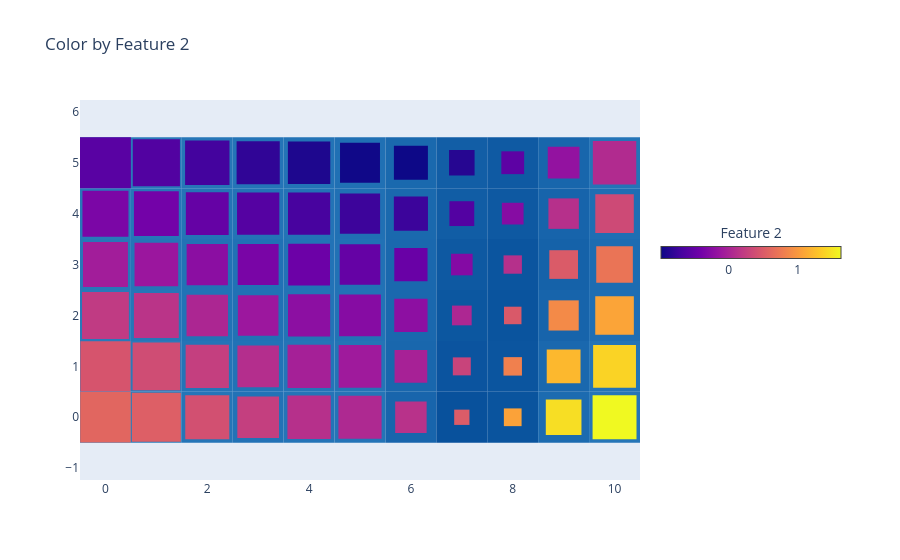

Write notebook code for a chart like this one.
### Code cell
basin.pond() \
    .pad_layer(gap="nogap", color_by=dict(feature_idx=1), colorscale="plasma") \
    .visualize(title="Color by Feature 2");

### Figure 1 — Plotly figure (JSON) as saved in the notebook; plotly's stock layout.template omitted (floating-point values rounded to 4 significant figures)
{"data": [{"hoverinfo": "none", "marker": {"cmax": 1.629, "cmin": -0.9754, "color": [-0.9754], "colorbar": {"len": 200, "lenmode": "pixels", "orientation": "h", "thickness": 12, "title": {"side": "top", "text": "Feature 2"}, "x": 1.02, "xanchor": "left", "y": 0.6, "yanchor": "middle"}, "colorscale": [[0, "#0d0887"], [0.1111, "#46039f"], [0.2222, "#7201a8"], [0.3333, "#9c179e"], [0.4444, "#bd3786"], [0.5556, "#d8576b"], [0.6667, "#ed7953"], [0.7778, "#fb9f3a"], [0.8889, "#fdca26"], [1, "#f0f921"]], "showscale": true}, "mode": "markers", "showlegend": false, "type": "scatter", "x": [null], "y": [null]}], "layout": {"autosize": true, "legend": {"x": 1.02, "xanchor": "left", "y": 0, "yanchor": "bottom"}, "margin": {"r": 260}, "shapes": [{"fillcolor": "rgb(46, 126, 188)", "layer": "between", "line": {"width": 0}, "type": "rect", "x0": -0.5, "x1": 0.5, "xref": "x", "y0": -0.5, "y1": 0.5, "yref": "y"}, {"fillcolor": "rgb(44, 124, 186)", "layer": "between", "line": {"width": 0}, "type": "rect", "x0": 0.5, "x1": 1.5, "xref": "x", "y0": -0.5, "y1": 0.5, "yref": "y"}, {"fillcolor": "rgb(37, 117, 183)", "layer": "between", "line": {"width": 0}, "type": "rect", "x0": 1.5, "x1": 2.5, "xref": "x", "y0": -0.5, "y1": 0.5, "yref": "y"}, {"fillcolor": "rgb(34, 114, 182)", "layer": "between", "line": {"width": 0}, "type": "rect", "x0": 2.5, "x1": 3.5, "xref": "x", "y0": -0.5, "y1": 0.5, "yref": "y"}, {"fillcolor": "rgb(36, 116, 183)", "layer": "between", "line": {"width": 0}, "type": "rect", "x0": 3.5, "x1": 4.5, "xref": "x", "y0": -0.5, "y1": 0.5, "yref": "y"}, {"fillcolor": "rgb(36, 116, 183)", "layer": "between", "line": {"width": 0}, "type": "rect", "x0": 4.5, "x1": 5.5, "xref": "x", "y0": -0.5, "y1": 0.5, "yref": "y"}, {"fillcolor": "rgb(24, 101, 172)", "layer": "between", "line": {"width": 0}, "type": "rect", "x0": 5.5, "x1": 6.5, "xref": "x", "y0": -0.5, "y1": 0.5, "yref": "y"}, {"fillcolor": "rgb(8, 81, 156)", "layer": "between", "line": {"width": 0}, "type": "rect", "x0": 6.5, "x1": 7.5, "xref": "x", "y0": -0.5, "y1": 0.5, "yref": "y"}, {"fillcolor": "rgb(10, 84, 158)", "layer": "between", "line": {"width": 0}, "type": "rect", "x0": 7.5, "x1": 8.5, "xref": "x", "y0": -0.5, "y1": 0.5, "yref": "y"}, {"fillcolor": "rgb(28, 107, 176)", "layer": "between", "line": {"width": 0}, "type": "rect", "x0": 8.5, "x1": 9.5, "xref": "x", "y0": -0.5, "y1": 0.5, "yref": "y"}, {"fillcolor": "rgb(37, 117, 183)", "layer": "between", "line": {"width": 0}, "type": "rect", "x0": 9.5, "x1": 10.5, "xref": "x", "y0": -0.5, "y1": 0.5, "yref": "y"}, {"fillcolor": "rgb(45, 125, 187)", "layer": "between", "line": {"width": 0}, "type": "rect", "x0": -0.5, "x1": 0.5, "xref": "x", "y0": 0.5, "y1": 1.5, "yref": "y"}, {"fillcolor": "rgb(42, 122, 186)", "layer": "between", "line": {"width": 0}, "type": "rect", "x0": 0.5, "x1": 1.5, "xref": "x", "y0": 0.5, "y1": 1.5, "yref": "y"}, {"fillcolor": "rgb(36, 116, 183)", "layer": "between", "line": {"width": 0}, "type": "rect", "x0": 1.5, "x1": 2.5, "xref": "x", "y0": 0.5, "y1": 1.5, "yref": "y"}, {"fillcolor": "rgb(34, 114, 182)", "layer": "between", "line": {"width": 0}, "type": "rect", "x0": 2.5, "x1": 3.5, "xref": "x", "y0": 0.5, "y1": 1.5, "yref": "y"}, {"fillcolor": "rgb(36, 116, 183)", "layer": "between", "line": {"width": 0}, "type": "rect", "x0": 3.5, "x1": 4.5, "xref": "x", "y0": 0.5, "y1": 1.5, "yref": "y"}, {"fillcolor": "rgb(36, 116, 182)", "layer": "between", "line": {"width": 0}, "type": "rect", "x0": 4.5, "x1": 5.5, "xref": "x", "y0": 0.5, "y1": 1.5, "yref": "y"}, {"fillcolor": "rgb(25, 103, 173)", "layer": "between", "line": {"width": 0}, "type": "rect", "x0": 5.5, "x1": 6.5, "xref": "x", "y0": 0.5, "y1": 1.5, "yref": "y"}, {"fillcolor": "rgb(11, 84, 159)", "layer": "between", "line": {"width": 0}, "type": "rect", "x0": 6.5, "x1": 7.5, "xref": "x", "y0": 0.5, "y1": 1.5, "yref": "y"}, {"fillcolor": "rgb(11, 85, 159)", "layer": "between", "line": {"width": 0}, "type": "rect", "x0": 7.5, "x1": 8.5, "xref": "x", "y0": 0.5, "y1": 1.5, "yref": "y"}, {"fillcolor": "rgb(26, 104, 174)", "layer": "between", "line": {"width": 0}, "type": "rect", "x0": 8.5, "x1": 9.5, "xref": "x", "y0": 0.5, "y1": 1.5, "yref": "y"}, {"fillcolor": "rgb(36, 116, 182)", "layer": "between", "line": {"width": 0}, "type": "rect", "x0": 9.5, "x1": 10.5, "xref": "x", "y0": 0.5, "y1": 1.5, "yref": "y"}, {"fillcolor": "rgb(41, 121, 185)", "layer": "between", "line": {"width": 0}, "type": "rect", "x0": -0.5, "x1": 0.5, "xref": "x", "y0": 1.5, "y1": 2.5, "yref": "y"}, {"fillcolor": "rgb(38, 118, 184)", "layer": "between", "line": {"width": 0}, "type": "rect", "x0": 0.5, "x1": 1.5, "xref": "x", "y0": 1.5, "y1": 2.5, "yref": "y"}, {"fillcolor": "rgb(34, 114, 182)", "layer": "between", "line": {"width": 0}, "type": "rect", "x0": 1.5, "x1": 2.5, "xref": "x", "y0": 1.5, "y1": 2.5, "yref": "y"}, {"fillcolor": "rgb(33, 113, 181)", "layer": "between", "line": {"width": 0}, "type": "rect", "x0": 2.5, "x1": 3.5, "xref": "x", "y0": 1.5, "y1": 2.5, "yref": "y"}, {"fillcolor": "rgb(35, 115, 182)", "layer": "between", "line": {"width": 0}, "type": "rect", "x0": 3.5, "x1": 4.5, "xref": "x", "y0": 1.5, "y1": 2.5, "yref": "y"}, {"fillcolor": "rgb(34, 114, 182)", "layer": "between", "line": {"width": 0}, "type": "rect", "x0": 4.5, "x1": 5.5, "xref": "x", "y0": 1.5, "y1": 2.5, "yref": "y"}, {"fillcolor": "rgb(26, 104, 174)", "layer": "between", "line": {"width": 0}, "type": "rect", "x0": 5.5, "x1": 6.5, "xref": "x", "y0": 1.5, "y1": 2.5, "yref": "y"}, {"fillcolor": "rgb(12, 87, 160)", "layer": "between", "line": {"width": 0}, "type": "rect", "x0": 6.5, "x1": 7.5, "xref": "x", "y0": 1.5, "y1": 2.5, "yref": "y"}, {"fillcolor": "rgb(10, 84, 158)", "layer": "between", "line": {"width": 0}, "type": "rect", "x0": 7.5, "x1": 8.5, "xref": "x", "y0": 1.5, "y1": 2.5, "yref": "y"}, {"fillcolor": "rgb(23, 100, 171)", "layer": "between", "line": {"width": 0}, "type": "rect", "x0": 8.5, "x1": 9.5, "xref": "x", "y0": 1.5, "y1": 2.5, "yref": "y"}, {"fillcolor": "rgb(31, 110, 179)", "layer": "between", "line": {"width": 0}, "type": "rect", "x0": 9.5, "x1": 10.5, "xref": "x", "y0": 1.5, "y1": 2.5, "yref": "y"}, {"fillcolor": "rgb(39, 119, 184)", "layer": "between", "line": {"width": 0}, "type": "rect", "x0": -0.5, "x1": 0.5, "xref": "x", "y0": 2.5, "y1": 3.5, "yref": "y"}, {"fillcolor": "rgb(37, 117, 183)", "layer": "between", "line": {"width": 0}, "type": "rect", "x0": 0.5, "x1": 1.5, "xref": "x", "y0": 2.5, "y1": 3.5, "yref": "y"}, {"fillcolor": "rgb(34, 114, 181)", "layer": "between", "line": {"width": 0}, "type": "rect", "x0": 1.5, "x1": 2.5, "xref": "x", "y0": 2.5, "y1": 3.5, "yref": "y"}, {"fillcolor": "rgb(33, 113, 181)", "layer": "between", "line": {"width": 0}, "type": "rect", "x0": 2.5, "x1": 3.5, "xref": "x", "y0": 2.5, "y1": 3.5, "yref": "y"}, {"fillcolor": "rgb(34, 114, 182)", "layer": "between", "line": {"width": 0}, "type": "rect", "x0": 3.5, "x1": 4.5, "xref": "x", "y0": 2.5, "y1": 3.5, "yref": "y"}, {"fillcolor": "rgb(33, 113, 181)", "layer": "between", "line": {"width": 0}, "type": "rect", "x0": 4.5, "x1": 5.5, "xref": "x", "y0": 2.5, "y1": 3.5, "yref": "y"}, {"fillcolor": "rgb(26, 104, 174)", "layer": "between", "line": {"width": 0}, "type": "rect", "x0": 5.5, "x1": 6.5, "xref": "x", "y0": 2.5, "y1": 3.5, "yref": "y"}, {"fillcolor": "rgb(14, 89, 162)", "layer": "between", "line": {"width": 0}, "type": "rect", "x0": 6.5, "x1": 7.5, "xref": "x", "y0": 2.5, "y1": 3.5, "yref": "y"}, {"fillcolor": "rgb(11, 85, 159)", "layer": "between", "line": {"width": 0}, "type": "rect", "x0": 7.5, "x1": 8.5, "xref": "x", "y0": 2.5, "y1": 3.5, "yref": "y"}, {"fillcolor": "rgb(21, 98, 169)", "layer": "between", "line": {"width": 0}, "type": "rect", "x0": 8.5, "x1": 9.5, "xref": "x", "y0": 2.5, "y1": 3.5, "yref": "y"}, {"fillcolor": "rgb(29, 108, 177)", "layer": "between", "line": {"width": 0}, "type": "rect", "x0": 9.5, "x1": 10.5, "xref": "x", "y0": 2.5, "y1": 3.5, "yref": "y"}, {"fillcolor": "rgb(40, 120, 185)", "layer": "between", "line": {"width": 0}, "type": "rect", "x0": -0.5, "x1": 0.5, "xref": "x", "y0": 3.5, "y1": 4.5, "yref": "y"}, {"fillcolor": "rgb(38, 118, 184)", "layer": "between", "line": {"width": 0}, "type": "rect", "x0": 0.5, "x1": 1.5, "xref": "x", "y0": 3.5, "y1": 4.5, "yref": "y"}, {"fillcolor": "rgb(36, 116, 182)", "layer": "between", "line": {"width": 0}, "type": "rect", "x0": 1.5, "x1": 2.5, "xref": "x", "y0": 3.5, "y1": 4.5, "yref": "y"}, {"fillcolor": "rgb(35, 115, 182)", "layer": "between", "line": {"width": 0}, "type": "rect", "x0": 2.5, "x1": 3.5, "xref": "x", "y0": 3.5, "y1": 4.5, "yref": "y"}, {"fillcolor": "rgb(35, 115, 182)", "layer": "between", "line": {"width": 0}, "type": "rect", "x0": 3.5, "x1": 4.5, "xref": "x", "y0": 3.5, "y1": 4.5, "yref": "y"}, {"fillcolor": "rgb(32, 112, 180)", "layer": "between", "line": {"width": 0}, "type": "rect", "x0": 4.5, "x1": 5.5, "xref": "x", "y0": 3.5, "y1": 4.5, "yref": "y"}, {"fillcolor": "rgb(26, 105, 174)", "layer": "between", "line": {"width": 0}, "type": "rect", "x0": 5.5, "x1": 6.5, "xref": "x", "y0": 3.5, "y1": 4.5, "yref": "y"}, {"fillcolor": "rgb(17, 93, 165)", "layer": "between", "line": {"width": 0}, "type": "rect", "x0": 6.5, "x1": 7.5, "xref": "x", "y0": 3.5, "y1": 4.5, "yref": "y"}, {"fillcolor": "rgb(14, 89, 162)", "layer": "between", "line": {"width": 0}, "type": "rect", "x0": 7.5, "x1": 8.5, "xref": "x", "y0": 3.5, "y1": 4.5, "yref": "y"}, {"fillcolor": "rgb(23, 100, 171)", "layer": "between", "line": {"width": 0}, "type": "rect", "x0": 8.5, "x1": 9.5, "xref": "x", "y0": 3.5, "y1": 4.5, "yref": "y"}, {"fillcolor": "rgb(31, 110, 179)", "layer": "between", "line": {"width": 0}, "type": "rect", "x0": 9.5, "x1": 10.5, "xref": "x", "y0": 3.5, "y1": 4.5, "yref": "y"}, {"fillcolor": "rgb(46, 126, 188)", "layer": "between", "line": {"width": 0}, "type": "rect", "x0": -0.5, "x1": 0.5, "xref": "x", "y0": 4.5, "y1": 5.5, "yref": "y"}, {"fillcolor": "rgb(41, 121, 185)", "layer": "between", "line": {"width": 0}, "type": "rect", "x0": 0.5, "x1": 1.5, "xref": "x", "y0": 4.5, "y1": 5.5, "yref": "y"}, {"fillcolor": "rgb(38, 118, 183)", "layer": "between", "line": {"width": 0}, "type": "rect", "x0": 1.5, "x1": 2.5, "xref": "x", "y0": 4.5, "y1": 5.5, "yref": "y"}, {"fillcolor": "rgb(36, 116, 183)", "layer": "between", "line": {"width": 0}, "type": "rect", "x0": 2.5, "x1": 3.5, "xref": "x", "y0": 4.5, "y1": 5.5, "yref": "y"}, {"fillcolor": "rgb(35, 115, 182)", "layer": "between", "line": {"width": 0}, "type": "rect", "x0": 3.5, "x1": 4.5, "xref": "x", "y0": 4.5, "y1": 5.5, "yref": "y"}, {"fillcolor": "rgb(32, 112, 180)", "layer": "between", "line": {"width": 0}, "type": "rect", "x0": 4.5, "x1": 5.5, "xref": "x", "y0": 4.5, "y1": 5.5, "yref": "y"}, {"fillcolor": "rgb(26, 105, 174)", "layer": "between", "line": {"width": 0}, "type": "rect", "x0": 5.5, "x1": 6.5, "xref": "x", "y0": 4.5, "y1": 5.5, "yref": "y"}, {"fillcolor": "rgb(18, 94, 166)", "layer": "between", "line": {"width": 0}, "type": "rect", "x0": 6.5, "x1": 7.5, "xref": "x", "y0": 4.5, "y1": 5.5, "yref": "y"}, {"fillcolor": "rgb(15, 90, 163)", "layer": "between", "line": {"width": 0}, "type": "rect", "x0": 7.5, "x1": 8.5, "xref": "x", "y0": 4.5, "y1": 5.5, "yref": "y"}, {"fillcolor": "rgb(24, 102, 172)", "layer": "between", "line": {"width": 0}, "type": "rect", "x0": 8.5, "x1": 9.5, "xref": "x", "y0": 4.5, "y1": 5.5, "yref": "y"}, {"fillcolor": "rgb(36, 116, 183)", "layer": "between", "line": {"width": 0}, "type": "rect", "x0": 9.5, "x1": 10.5, "xref": "x", "y0": 4.5, "y1": 5.5, "yref": "y"}, {"fillcolor": "rgb(225, 102, 96)", "layer": "between", "line": {"width": 0}, "type": "rect", "x0": -0.4963, "x1": 0.4963, "xref": "x", "y0": -0.4963, "y1": 0.4963, "yref": "y"}, {"fillcolor": "rgb(221, 95, 102)", "layer": "between", "line": {"width": 0}, "type": "rect", "x0": 0.5192, "x1": 1.481, "xref": "x", "y0": -0.4808, "y1": 0.4808, "yref": "y"}, {"fillcolor": "rgb(210, 80, 113)", "layer": "between", "line": {"width": 0}, "type": "rect", "x0": 1.567, "x1": 2.433, "xref": "x", "y0": -0.4326, "y1": 0.4326, "yref": "y"}, {"fillcolor": "rgb(196, 63, 127)", "layer": "between", "line": {"width": 0}, "type": "rect", "x0": 2.59, "x1": 3.41, "xref": "x", "y0": -0.4096, "y1": 0.4096, "yref": "y"}, {"fillcolor": "rgb(182, 48, 139)", "layer": "between", "line": {"width": 0}, "type": "rect", "x0": 3.574, "x1": 4.426, "xref": "x", "y0": -0.4256, "y1": 0.4256, "yref": "y"}, {"fillcolor": "rgb(174, 41, 145)", "layer": "between", "line": {"width": 0}, "type": "rect", "x0": 4.576, "x1": 5.424, "xref": "x", "y0": -0.424, "y1": 0.424, "yref": "y"}, {"fillcolor": "rgb(184, 50, 138)", "layer": "between", "line": {"width": 0}, "type": "rect", "x0": 5.691, "x1": 6.309, "xref": "x", "y0": -0.3091, "y1": 0.3091, "yref": "y"}, {"fillcolor": "rgb(219, 92, 104)", "layer": "between", "line": {"width": 0}, "type": "rect", "x0": 6.85, "x1": 7.15, "xref": "x", "y0": -0.15, "y1": 0.15, "yref": "y"}, {"fillcolor": "rgb(251, 162, 57)", "layer": "between", "line": {"width": 0}, "type": "rect", "x0": 7.826, "x1": 8.174, "xref": "x", "y0": -0.1741, "y1": 0.1741, "yref": "y"}, {"fillcolor": "rgb(247, 222, 36)", "layer": "between", "line": {"width": 0}, "type": "rect", "x0": 8.65, "x1": 9.35, "xref": "x", "y0": -0.3503, "y1": 0.3503, "yref": "y"}, {"fillcolor": "rgb(240, 249, 33)", "layer": "between", "line": {"width": 0}, "type": "rect", "x0": 9.568, "x1": 10.43, "xref": "x", "y0": -0.4315, "y1": 0.4315, "yref": "y"}, {"fillcolor": "rgb(214, 84, 109)", "layer": "between", "line": {"width": 0}, "type": "rect", "x0": -0.4929, "x1": 0.4929, "xref": "x", "y0": 0.5071, "y1": 1.493, "yref": "y"}, {"fillcolor": "rgb(207, 77, 116)", "layer": "between", "line": {"width": 0}, "type": "rect", "x0": 0.5328, "x1": 1.467, "xref": "x", "y0": 0.5328, "y1": 1.467, "yref": "y"}, {"fillcolor": "rgb(196, 63, 127)", "layer": "between", "line": {"width": 0}, "type": "rect", "x0": 1.575, "x1": 2.425, "xref": "x", "y0": 0.575, "y1": 1.425, "yref": "y"}, {"fillcolor": "rgb(180, 46, 141)", "layer": "between", "line": {"width": 0}, "type": "rect", "x0": 2.592, "x1": 3.408, "xref": "x", "y0": 0.5921, "y1": 1.408, "yref": "y"}, {"fillcolor": "rgb(165, 32, 151)", "layer": "between", "line": {"width": 0}, "type": "rect", "x0": 3.577, "x1": 4.423, "xref": "x", "y0": 0.5768, "y1": 1.423, "yref": "y"}, {"fillcolor": "rgb(159, 26, 156)", "layer": "between", "line": {"width": 0}, "type": "rect", "x0": 4.581, "x1": 5.419, "xref": "x", "y0": 0.581, "y1": 1.419, "yref": "y"}, {"fillcolor": "rgb(167, 33, 150)", "layer": "between", "line": {"width": 0}, "type": "rect", "x0": 5.679, "x1": 6.321, "xref": "x", "y0": 0.6791, "y1": 1.321, "yref": "y"}, {"fillcolor": "rgb(200, 68, 123)", "layer": "between", "line": {"width": 0}, "type": "rect", "x0": 6.823, "x1": 7.177, "xref": "x", "y0": 0.8233, "y1": 1.177, "yref": "y"}, {"fillcolor": "rgb(240, 128, 78)", "layer": "between", "line": {"width": 0}, "type": "rect", "x0": 7.819, "x1": 8.181, "xref": "x", "y0": 0.8188, "y1": 1.181, "yref": "y"}, {"fillcolor": "rgb(252, 184, 46)", "layer": "between", "line": {"width": 0}, "type": "rect", "x0": 8.668, "x1": 9.332, "xref": "x", "y0": 0.6678, "y1": 1.332, "yref": "y"}, {"fillcolor": "rgb(250, 211, 37)", "layer": "between", "line": {"width": 0}, "type": "rect", "x0": 9.579, "x1": 10.42, "xref": "x", "y0": 0.5792, "y1": 1.421, "yref": "y"}, {"fillcolor": "rgb(192, 59, 131)", "layer": "between", "line": {"width": 0}, "type": "rect", "x0": -0.4602, "x1": 0.4602, "xref": "x", "y0": 1.54, "y1": 2.46, "yref": "y"}, {"fillcolor": "rgb(186, 52, 136)", "layer": "between", "line": {"width": 0}, "type": "rect", "x0": 0.5591, "x1": 1.441, "xref": "x", "y0": 1.559, "y1": 2.441, "yref": "y"}, {"fillcolor": "rgb(172, 38, 146)", "layer": "between", "line": {"width": 0}, "type": "rect", "x0": 1.593, "x1": 2.407, "xref": "x", "y0": 1.593, "y1": 2.407, "yref": "y"}, {"fillcolor": "rgb(156, 23, 158)", "layer": "between", "line": {"width": 0}, "type": "rect", "x0": 2.602, "x1": 3.398, "xref": "x", "y0": 1.602, "y1": 2.398, "yref": "y"}, {"fillcolor": "rgb(140, 15, 162)", "layer": "between", "line": {"width": 0}, "type": "rect", "x0": 3.586, "x1": 4.414, "xref": "x", "y0": 1.586, "y1": 2.414, "yref": "y"}, {"fillcolor": "rgb(134, 12, 163)", "layer": "between", "line": {"width": 0}, "type": "rect", "x0": 4.59, "x1": 5.41, "xref": "x", "y0": 1.59, "y1": 2.41, "yref": "y"}, {"fillcolor": "rgb(141, 15, 162)", "layer": "between", "line": {"width": 0}, "type": "rect", "x0": 5.673, "x1": 6.327, "xref": "x", "y0": 1.673, "y1": 2.327, "yref": "y"}, {"fillcolor": "rgb(173, 39, 146)", "layer": "between", "line": {"width": 0}, "type": "rect", "x0": 6.806, "x1": 7.194, "xref": "x", "y0": 1.806, "y1": 2.194, "yref": "y"}, {"fillcolor": "rgb(217, 89, 105)", "layer": "between", "line": {"width": 0}, "type": "rect", "x0": 7.828, "x1": 8.172, "xref": "x", "y0": 1.828, "y1": 2.172, "yref": "y"}, {"fillcolor": "rgb(243, 138, 72)", "layer": "between", "line": {"width": 0}, "type": "rect", "x0": 8.704, "x1": 9.296, "xref": "x", "y0": 1.704, "y1": 2.296, "yref": "y"}, {"fillcolor": "rgb(251, 164, 56)", "layer": "between", "line": {"width": 0}, "type": "rect", "x0": 9.621, "x1": 10.38, "xref": "x", "y0": 1.621, "y1": 2.379, "yref": "y"}, {"fillcolor": "rgb(162, 29, 154)", "layer": "between", "line": {"width": 0}, "type": "rect", "x0": -0.4419, "x1": 0.4419, "xref": "x", "y0": 2.558, "y1": 3.442, "yref": "y"}, {"fillcolor": "rgb(155, 22, 158)", "layer": "between", "line": {"width": 0}, "type": "rect", "x0": 0.5712, "x1": 1.429, "xref": "x", "y0": 2.571, "y1": 3.429, "yref": "y"}, {"fillcolor": "rgb(139, 14, 162)", "layer": "between", "line": {"width": 0}, "type": "rect", "x0": 1.595, "x1": 2.405, "xref": "x", "y0": 2.595, "y1": 3.405, "yref": "y"}, {"fillcolor": "rgb(121, 5, 166)", "layer": "between", "line": {"width": 0}, "type": "rect", "x0": 2.598, "x1": 3.402, "xref": "x", "y0": 2.598, "y1": 3.402, "yref": "y"}, {"fillcolor": "rgb(108, 1, 167)", "layer": "between", "line": {"width": 0}, "type": "rect", "x0": 3.589, "x1": 4.411, "xref": "x", "y0": 2.589, "y1": 3.411, "yref": "y"}, {"fillcolor": "rgb(101, 2, 165)", "layer": "between", "line": {"width": 0}, "type": "rect", "x0": 4.602, "x1": 5.398, "xref": "x", "y0": 2.602, "y1": 3.398, "yref": "y"}, {"fillcolor": "rgb(105, 1, 166)", "layer": "between", "line": {"width": 0}, "type": "rect", "x0": 5.674, "x1": 6.326, "xref": "x", "y0": 2.674, "y1": 3.326, "yref": "y"}, {"fillcolor": "rgb(132, 10, 164)", "layer": "between", "line": {"width": 0}, "type": "rect", "x0": 6.788, "x1": 7.212, "xref": "x", "y0": 2.788, "y1": 3.212, "yref": "y"}, {"fillcolor": "rgb(181, 48, 139)", "layer": "between", "line": {"width": 0}, "type": "rect", "x0": 7.82, "x1": 8.18, "xref": "x", "y0": 2.82, "y1": 3.18, "yref": "y"}, {"fillcolor": "rgb(218, 91, 104)", "layer": "between", "line": {"width": 0}, "type": "rect", "x0": 8.718, "x1": 9.282, "xref": "x", "y0": 2.718, "y1": 3.282, "yref": "y"}, {"fillcolor": "rgb(234, 116, 86)", "layer": "between", "line": {"width": 0}, "type": "rect", "x0": 9.64, "x1": 10.36, "xref": "x", "y0": 2.64, "y1": 3.36, "yref": "y"}, {"fillcolor": "rgb(123, 6, 166)", "layer": "between", "line": {"width": 0}, "type": "rect", "x0": -0.4518, "x1": 0.4518, "xref": "x", "y0": 3.548, "y1": 4.452, "yref": "y"}, {"fillcolor": "rgb(115, 2, 168)", "layer": "between", "line": {"width": 0}, "type": "rect", "x0": 0.5596, "x1": 1.44, "xref": "x", "y0": 3.56, "y1": 4.44, "yref": "y"}, {"fillcolor": "rgb(101, 2, 165)", "layer": "between", "line": {"width": 0}, "type": "rect", "x0": 1.579, "x1": 2.421, "xref": "x", "y0": 3.579, "y1": 4.421, "yref": "y"}, {"fillcolor": "rgb(85, 2, 162)", "layer": "between", "line": {"width": 0}, "type": "rect", "x0": 2.585, "x1": 3.415, "xref": "x", "y0": 3.585, "y1": 4.415, "yref": "y"}, {"fillcolor": "rgb(72, 3, 159)", "layer": "between", "line": {"width": 0}, "type": "rect", "x0": 3.586, "x1": 4.414, "xref": "x", "y0": 3.586, "y1": 4.414, "yref": "y"}, {"fillcolor": "rgb(61, 4, 155)", "layer": "between", "line": {"width": 0}, "type": "rect", "x0": 4.606, "x1": 5.394, "xref": "x", "y0": 3.606, "y1": 4.394, "yref": "y"}, {"fillcolor": "rgb(60, 4, 155)", "layer": "between", "line": {"width": 0}, "type": "rect", "x0": 5.665, "x1": 6.335, "xref": "x", "y0": 3.665, "y1": 4.335, "yref": "y"}, {"fillcolor": "rgb(83, 2, 162)", "layer": "between", "line": {"width": 0}, "type": "rect", "x0": 6.756, "x1": 7.244, "xref": "x", "y0": 3.756, "y1": 4.244, "yref": "y"}, {"fillcolor": "rgb(134, 12, 163)", "layer": "between", "line": {"width": 0}, "type": "rect", "x0": 7.787, "x1": 8.213, "xref": "x", "y0": 3.787, "y1": 4.213, "yref": "y"}, {"fillcolor": "rgb(182, 48, 139)", "layer": "between", "line": {"width": 0}, "type": "rect", "x0": 8.701, "x1": 9.299, "xref": "x", "y0": 3.701, "y1": 4.299, "yref": "y"}, {"fillcolor": "rgb(205, 74, 118)", "layer": "between", "line": {"width": 0}, "type": "rect", "x0": 9.622, "x1": 10.38, "xref": "x", "y0": 3.622, "y1": 4.378, "yref": "y"}, {"fillcolor": "rgb(89, 2, 163)", "layer": "between", "line": {"width": 0}, "type": "rect", "x0": -0.5, "x1": 0.5, "xref": "x", "y0": 4.5, "y1": 5.5, "yref": "y"}, {"fillcolor": "rgb(82, 2, 161)", "layer": "between", "line": {"width": 0}, "type": "rect", "x0": 0.5372, "x1": 1.463, "xref": "x", "y0": 4.537, "y1": 5.463, "yref": "y"}, {"fillcolor": "rgb(68, 3, 158)", "layer": "between", "line": {"width": 0}, "type": "rect", "x0": 1.564, "x1": 2.436, "xref": "x", "y0": 4.564, "y1": 5.436, "yref": "y"}, {"fillcolor": "rgb(48, 5, 150)", "layer": "between", "line": {"width": 0}, "type": "rect", "x0": 2.576, "x1": 3.424, "xref": "x", "y0": 4.576, "y1": 5.424, "yref": "y"}, {"fillcolor": "rgb(30, 7, 142)", "layer": "between", "line": {"width": 0}, "type": "rect", "x0": 3.584, "x1": 4.416, "xref": "x", "y0": 4.584, "y1": 5.416, "yref": "y"}, {"fillcolor": "rgb(16, 8, 136)", "layer": "between", "line": {"width": 0}, "type": "rect", "x0": 4.608, "x1": 5.392, "xref": "x", "y0": 4.608, "y1": 5.392, "yref": "y"}, {"fillcolor": "rgb(13, 8, 135)", "layer": "between", "line": {"width": 0}, "type": "rect", "x0": 5.666, "x1": 6.334, "xref": "x", "y0": 4.666, "y1": 5.334, "yref": "y"}, {"fillcolor": "rgb(38, 6, 145)", "layer": "between", "line": {"width": 0}, "type": "rect", "x0": 6.749, "x1": 7.251, "xref": "x", "y0": 4.749, "y1": 5.251, "yref": "y"}, {"fillcolor": "rgb(93, 2, 164)", "layer": "between", "line": {"width": 0}, "type": "rect", "x0": 7.776, "x1": 8.224, "xref": "x", "y0": 4.776, "y1": 5.224, "yref": "y"}, {"fillcolor": "rgb(147, 18, 160)", "layer": "between", "line": {"width": 0}, "type": "rect", "x0": 8.688, "x1": 9.312, "xref": "x", "y0": 4.688, "y1": 5.312, "yref": "y"}, {"fillcolor": "rgb(177, 43, 143)", "layer": "between", "line": {"width": 0}, "type": "rect", "x0": 9.574, "x1": 10.43, "xref": "x", "y0": 4.574, "y1": 5.426, "yref": "y"}], "showlegend": true, "title": {"text": "Color by Feature 2"}, "xaxis": {"constrain": "domain", "range": [-0.5, 10.5], "scaleanchor": "y", "showgrid": false, "zeroline": false}, "yaxis": {"range": [-0.5, 5.5], "showgrid": false, "zeroline": false}}}
